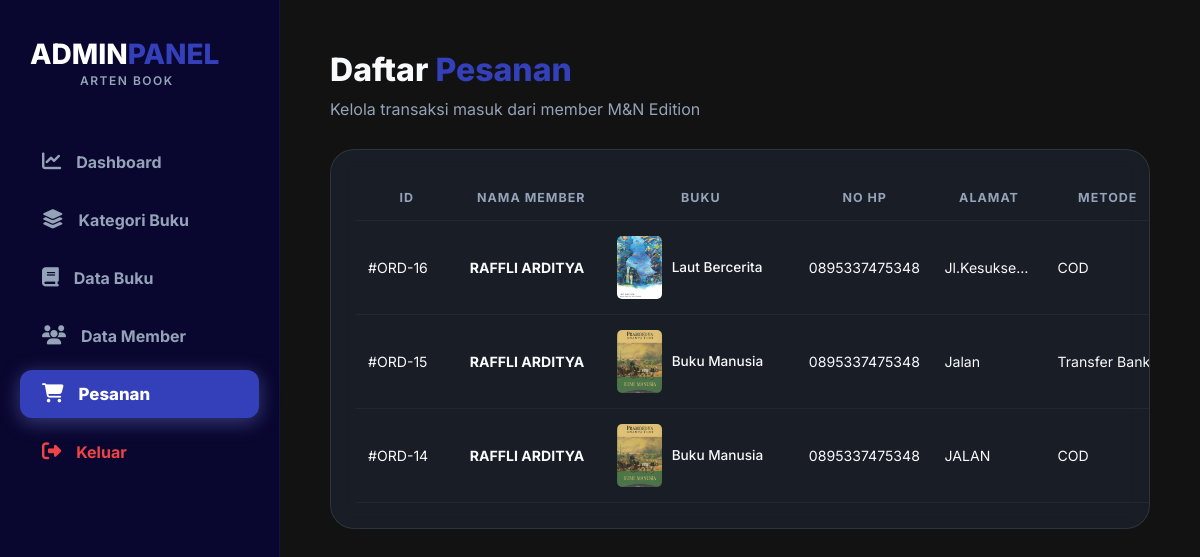
The page /admin/pesanan.php (signed in) on the database its author committed.
### tables this page shows
CREATE TABLE `orders` (
  `id` int(11) NOT NULL,
  `user_id` int(11) DEFAULT NULL,
  `book_id` int(11) DEFAULT NULL,
  `order_date` timestamp NOT NULL DEFAULT current_timestamp(),
  `total_amount` decimal(12,2) DEFAULT NULL,
  `status` enum('pending','paid','shipped','delivered','cancelled') DEFAULT 'pending',
  `nama` varchar(100) DEFAULT NULL,
  `phone` varchar(20) DEFAULT NULL,
  `alamat` text DEFAULT NULL,
  `metode_bayar` varchar(50) DEFAULT NULL
);

CREATE TABLE `buku` (
  `id_buku` int(11) NOT NULL,
  `judul` varchar(255) NOT NULL,
  `penulis` varchar(100) DEFAULT NULL,
  `harga` int(11) DEFAULT NULL,
  `stok` int(11) DEFAULT NULL,
  `deskripsi` text DEFAULT NULL,
  `id_kategori` int(11) DEFAULT NULL,
  `gambar` varchar(255) DEFAULT NULL
);

### admin/pesanan.php (the view, shortened to what this page needs)
<?php
include '../config.php';
?>
<!DOCTYPE html>
<html lang="id">
<head>
    <link rel="stylesheet" href="https://cdnjs.cloudflare.com/ajax/libs/font-awesome/6.4.2/css/all.min.css">
    <link rel="stylesheet" href="../assets/css/admin/pesanan.css">
</head>
<body>
    <?php include '../include/sidebar_admin.php'; ?>
    <main class="main-content">
        <h1>Daftar <span>Pesanan</span></h1>
        <p class="subtitle">Kelola transaksi masuk dari member M&N Edition</p>
        <div class="table-card">
            <?php
            $query_orders = "
SELECT o.*, b.judul AS nama_buku, b.gambar AS cover
FROM orders o
LEFT JOIN buku b ON o.book_id = b.id_buku
ORDER BY o.order_date DESC
";
            $result = mysqli_query($conn, $query_orders);
            ?>
            <table>
                <thead>
                    <tr>
                        <th>ID</th>
                        <th>Nama Member</th>
                        <th>Buku</th>
                        <th>No HP</th>
                        <th>Alamat</th>
                        <th>Metode</th>
                    </tr>
                </thead>
                <tbody>
                    <?php while ($row = mysqli_fetch_assoc($result)): ?>
                        <tr>
                            <td>#ORD-<?= $row['id']; ?></td>
                            <td><b><?= $row['nama']; ?></b></td>
                            <td>
                                <div style="display:flex; align-items:center; gap:10px;">
                                    <?php if (!empty($row['cover'])): ?>
                                        <img src="../assets/image/books/<?= htmlspecialchars($row['cover']); ?>"
                                            alt="<?= htmlspecialchars($row['nama_buku']); ?>"
                                            style="width:45px; height:63px; object-fit:cover; border-radius:5px; flex-shrink:0;">
                                    <?php endif; ?>
                                    <span style="font-size:0.85rem; line-height:1.4; color:#f8fafc; font-weight:500;">
                                        <?= !empty($row['nama_buku']) ? htmlspecialchars($row['nama_buku']) : '<i style="color:#ef4444">-</i>'; ?>
                                    </span>
                                </div>
                            </td>
                            <td><?= $row['phone']; ?></td>
                            <td><?= $row['alamat']; ?></td>
                            <td><?= $row['metode_bayar']; ?></td>
                        </tr>
                    <?php endwhile; ?>
                </tbody>
            </table>
        </div>
    </main>
</body>
</html>

### assets/css/admin/pesanan.css (style rules this page uses)
:root { --bg-dark: #020617; --sidebar-bg: #0f172a; --accent-purple: #818cf8; --glass: rgba(30, 41, 59, 0.4); --glass-border: rgba(255, 255, 255, 0.1); --text-main: #f8fafc; --text-dim: #94a3b8; }
* { margin: 0; padding: 0; box-sizing: border-box; }
body { font-family: 'Inter', sans-serif; background: var(--bg-dark); color: var(--text-main); display: flex; }
.main-content { margin-left: 280px; flex-grow: 1; padding: 40px; width: calc(100% - 280px); }
h1 { font-size: 2rem; font-weight: 800; margin-bottom: 10px; }
h1 span { color: var(--accent-purple); }
.subtitle { color: var(--text-dim); margin-bottom: 30px; }
.table-card { background: var(--glass); border-radius: 24px; padding: 25px; border: 1px solid var(--glass-border); backdrop-filter: blur(10px); overflow-x: auto; }
table { width: 100%; border-collapse: collapse; table-layout: fixed; min-width: 1300px; }
th, td { padding: 15px 12px; text-align: left; border-bottom: 1px solid rgba(255, 255, 255, 0.05); font-size: 0.88rem; vertical-align: middle; }
th { color: var(--text-dim); font-size: 0.78rem; text-transform: uppercase; letter-spacing: 1px; white-space: nowrap; text-align: center; }
td { text-align: left; }
th:nth-child(1) { width: 90px; }
th:nth-child(2) { width: 130px; }
th:nth-child(3) { width: 170px; }
th:nth-child(4) { width: 120px; }
th:nth-child(5) { width: 100px; }
th:nth-child(6) { width: 110px; }
td:nth-child(2), td:nth-child(1), td:nth-child(4), td:nth-child(5), td:nth-child(6), td:nth-child(7) { overflow: hidden; text-overflow: ellipsis; white-space: nowrap; }
td:nth-child(3) { white-space: normal; word-break: break-word; }

### assets/css/include/sidebar_admin.css (style rules this page uses)
:root { --bg-dark: rgb(19, 18, 18); --sidebar-bg: #09072f; --accent-purple: #3340ba; --glass: rgba(30, 41, 59, 0.5); --text-main: #f8fafc; --text-dim: #94a3b8; --danger: #ef4444; }
.main-content { margin-left: 280px; flex-grow: 1; padding: 50px; width: calc(100% - 280px); transition: all 0.3s ease; }

### rows shown on the page
orders: id "16", nama "RAFFLI ARDITYA", buku.gambar (picture), buku.judul "Laut Bercerita", phone "0895337475348", alamat "Jl.Kesukse…", metode_bayar "COD"
orders: id "15", nama "RAFFLI ARDITYA", buku.gambar (picture), buku.judul "Buku Manusia", phone "0895337475348", alamat "Jalan", metode_bayar "Transfer Bank"
orders: id "14", nama "RAFFLI ARDITYA", buku.gambar (picture), buku.judul "Buku Manusia", phone "0895337475348", alamat "JALAN", metode_bayar "COD"
